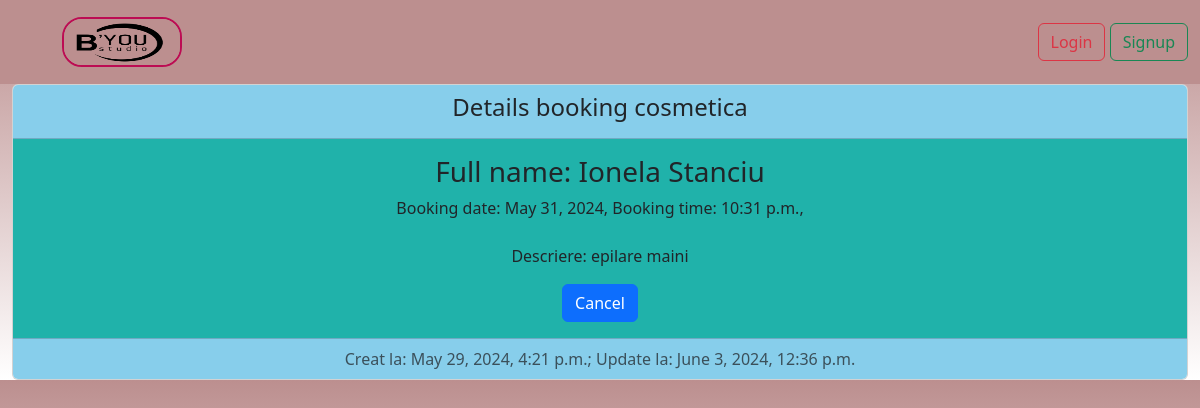
Page /detail_booking_cosmetica/1/ on the earlier database version.
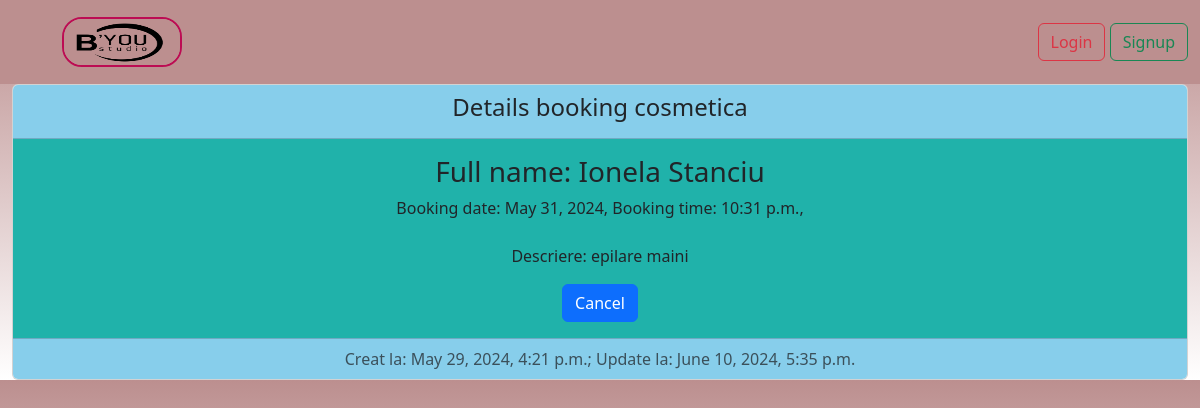
Same page on the later database version.
### cosmetica/models.py (models this page shows, shortened)
class Cosmetica(models.Model):
    full_name = models.CharField(max_length=40)
    booking_date = models.DateField()
    booking_time = models.TimeField()
    notes = models.TextField(max_length=400)
    created_at = models.DateTimeField(auto_now_add=True)
    updated_at = models.DateTimeField(auto_now=True)

### cosmetica/views.py (the view)
# urls.py: path('detail_booking_cosmetica/<int:pk>/', views.CosmeticaDetailView.as_view(), name='detail_booking_cosmetica'),
class CosmeticaDetailView(DetailView):
    template_name = 'cosmetica/details_booking_cosmetica.html'
    model = Cosmetica
    def get_queryset(self):
        return Cosmetica.objects.all()

### templates/cosmetica/details_booking_cosmetica.html (shortened to what this page needs)
{% extends 'base.html' %}
{% block content %}
    <div class="container-fluid">
        <div class="card text-center">
            <div class="card-header" style="background: skyblue">
                <h4>Details booking cosmetica</h4>
            </div>
            <div class="card-body" style="background: lightseagreen">
                <h3 class="card-title">Full name: {{ cosmetica.full_name }}</h3>
                <p class="card-text">Booking date: {{ cosmetica.booking_date }}, Booking time: {{ cosmetica.booking_time }},<br/>
                    <br>
                Descriere: {{ cosmetica.notes  }}</p>
                <a href="{% url 'list_cosmetica' %}" class="btn btn-primary">Cancel</a>
            </div>
            <div class="card-footer text-body-secondary" style="background: skyblue">
                Creat la: {{ cosmetica.created_at }}; Update la: {{ cosmetica.updated_at }}
            </div>
        </div>
    </div>
{% endblock %}

Differences in the rows shown:
changed Cosmetica "Ionela Stanciu": updated_at "June 3, 2024, 12:36 p.m." → "June 10, 2024, 5:35 p.m."
